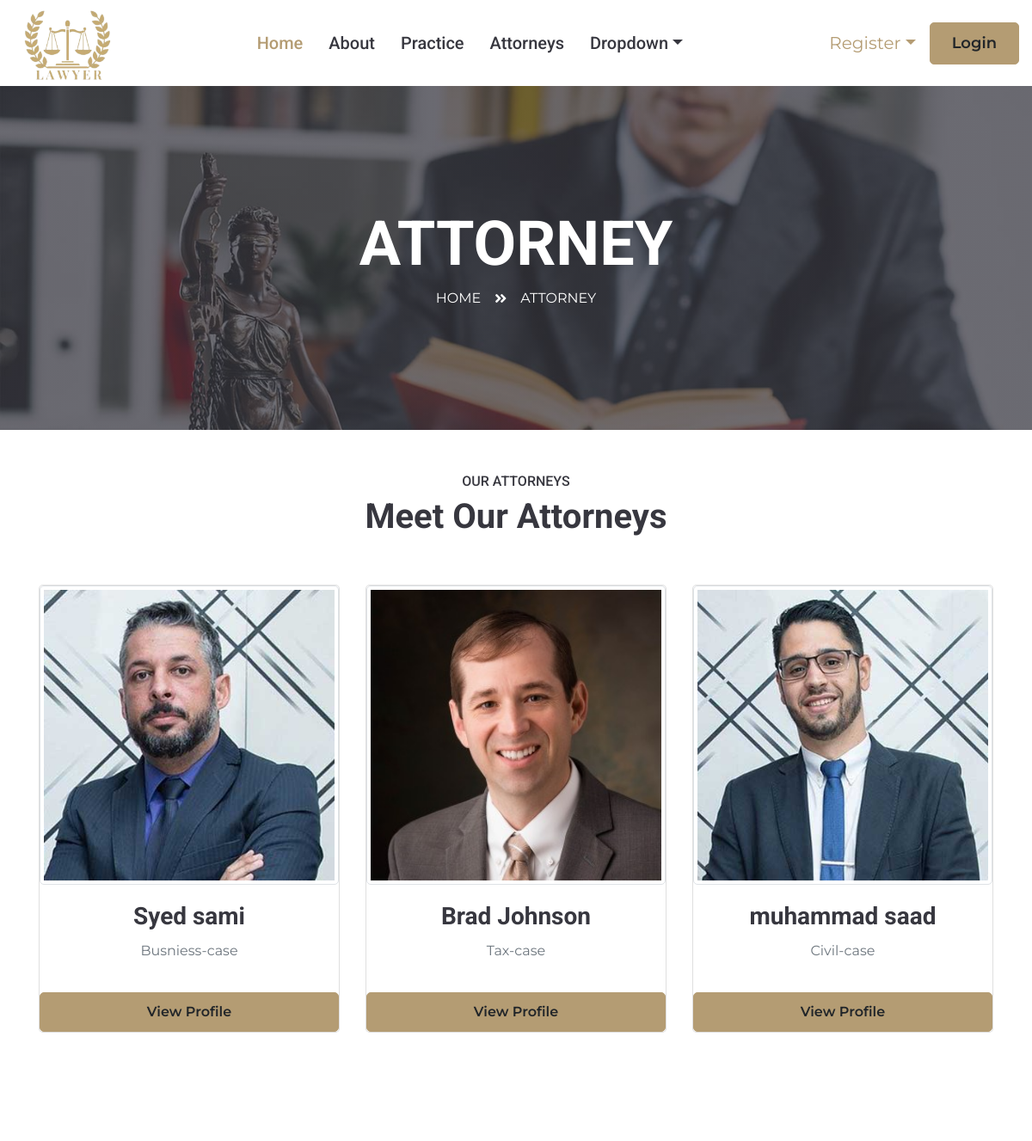
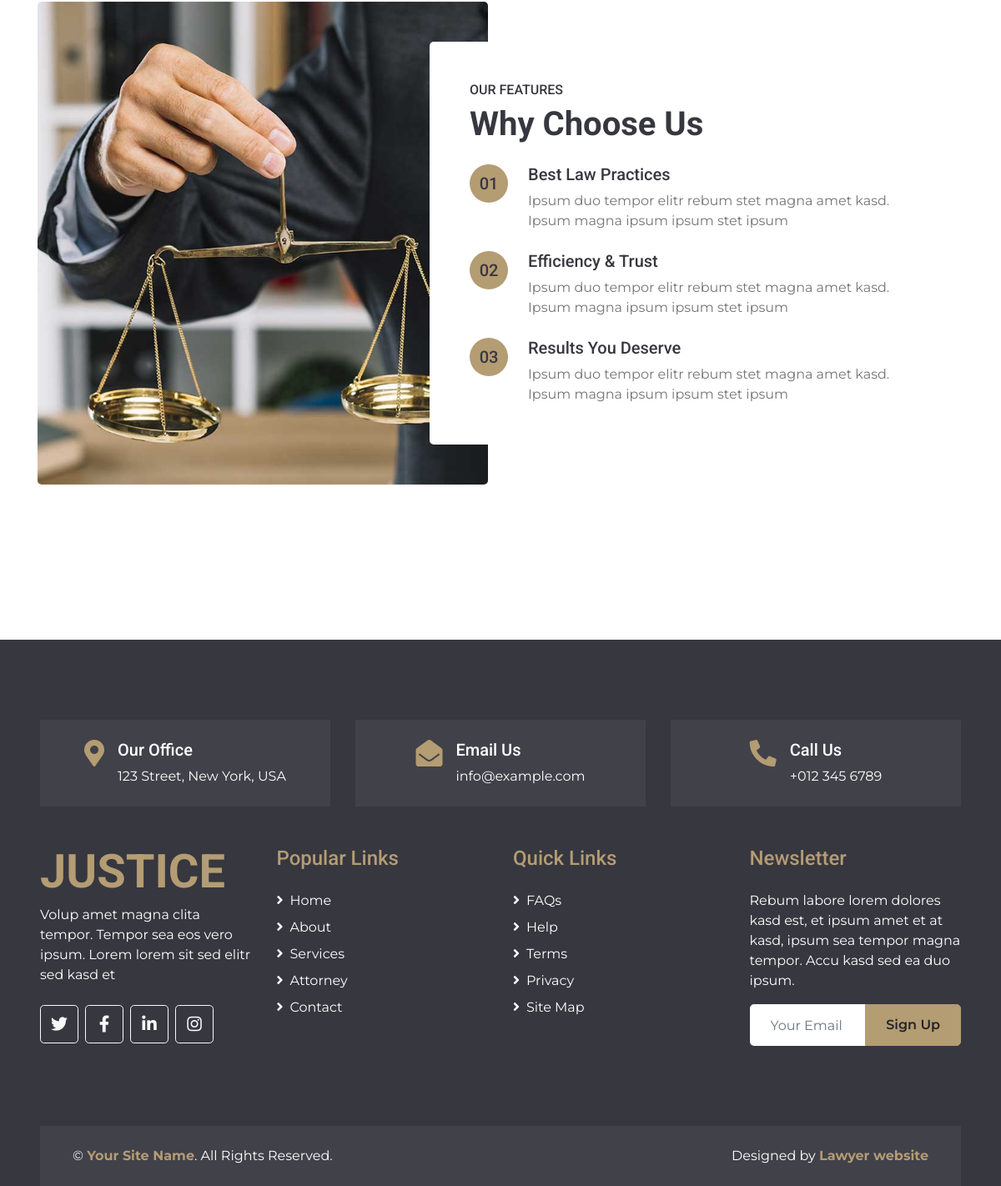
The app's page /team.php with its own data (2 pictures, top to bottom).
### tables this page shows
CREATE TABLE `lawyer` (
  `id` int(255) NOT NULL,
  `name` varchar(255) NOT NULL,
  `case` int(255) NOT NULL,
  `email` varchar(255) NOT NULL,
  `password` varchar(255) NOT NULL,
  `phone` int(255) NOT NULL,
  `experience` varchar(255) NOT NULL,
  `address` text NOT NULL,
  `image` varchar(255) NOT NULL
);

CREATE TABLE `cases` (
  `cid` int(255) NOT NULL,
  `case_name` varchar(255) NOT NULL
);

### team.php (the view, shortened to what this page needs)
<?php
include("header.php");
include("config.php");
$limit=9;
if (isset($_GET['pgno'])) {
    $pgno=$_GET['pgno'];
}else{
    $pgno=1;
}
$start=($pgno-1)*$limit;
$select="SELECT *from `lawyer` as l inner join `cases` as c on l.case=c.cid order by `id` desc limit {$start},{$limit}";
$run_select=mysqli_query($connection,$select);
if (mysqli_num_rows($run_select)) {
?>
<!DOCTYPE html>
<html lang="en">
<head>
</head>
<body>
    <div class="container-fluid bg-page-header" style="margin-bottom: 50px;">
        <div class="container">
            <div class="d-flex flex-column align-items-center justify-content-center" style="min-height: 400px">
                <h3 class="display-3 text-white text-uppercase">Attorney</h3>
                <div class="d-inline-flex text-white">
                    <p class="m-0 text-uppercase"><a class="text-white" href="">Home</a></p>
                    <i class="fa fa-angle-double-right pt-1 px-3"></i>
                    <p class="m-0 text-uppercase">Attorney</p>
                </div>
            </div>
        </div>
    </div>
    <div class="container">
        <div class="text-center ">
            <h6 class="text-uppercase">Our Attorneys</h6>
            <h1 class="mb-2">Meet Our Attorneys</h>
                <h2 class="text-white">Our Team</h2>
                <div class="row ">
        <?php
        while ($row=mysqli_fetch_assoc($run_select)) {
        ?>
                    <div class="col-lg-4 col-md-6 col-sm-12 mb-3">
                        <div class="card">
                            <img src="<?php echo 'admin-panel/image/'.$row['image']?>" class="img-thumbnail" alt="...">
                            <div class="card-body">
                                <h3 class="card-title"><?php echo $row['name']?></h3>
                                <p class="text-muted"><?php echo $row['case_name']?></p>
                            </div>
                            <a href="lawyertemp.php?id=<?php echo $_SESSION['lawyer_id']?>" class="btn btn-primary">View Profile</a>
                        </div>
                    </div>
                <?php
                 }
                }
                ?>
                </div>
        </div>
    </div>
    <div class="container-fluid py-5">
        <div class="container py-5">
            <div class="row">
                <div class="col-lg-6" style="min-height: 500px;">
                    <div class="position-relative h-100 rounded overflow-hidden">
                        <img class="position-absolute w-100 h-100" src="img/feature.jpg" style="object-fit: cover;">
                    </div>
                </div>
                <div class="col-lg-6 pt-5 pb-lg-5">
                    <div class="feature-text bg-white rounded p-lg-5">
                        <h6 class="text-uppercase">Our Features</h6>
                        <h1 class="mb-4">Why Choose Us</h1>
                        <div class="d-flex mb-4">
                            <div class="btn-primary btn-lg-square px-3" style="border-radius: 50px;">
                                <h5 class="text-secondary m-0">01</h5>
                            </div>
                            <div class="ml-4">
                                <h5>Best Law Practices</h5>
                                <p class="m-0">Ipsum duo tempor elitr rebum stet magna amet kasd. Ipsum magna ipsum
                                    ipsum stet ipsum</p>
                            </div>
                        </div>
                        <div class="d-flex mb-4">
                            <div class="btn-primary btn-lg-square px-3" style="border-radius: 50px;">
                                <h5 class="text-secondary m-0">02</h5>
                            </div>
                            <div class="ml-4">
                                <h5>Efficiency & Trust</h5>
                                <p class="m-0">Ipsum duo tempor elitr rebum stet magna amet kasd. Ipsum magna ipsum
                                    ipsum stet ipsum</p>
                            </div>
                        </div>
                        <div class="d-flex">
                            <div class="btn-primary btn-lg-square px-3" style="border-radius: 50px;">
                                <h5 class="text-secondary m-0">03</h5>
                            </div>
                            <div class="ml-4">
                                <h5>Results You Deserve</h5>
                                <p class="m-0">Ipsum duo tempor elitr rebum stet magna amet kasd. Ipsum magna ipsum
                                    ipsum stet ipsum</p>
                            </div>
                        </div>
                    </div>
                </div>
            </div>
        </div>
    </div>
</body>
<?php
include("footer.php");
?>
</html>

### records on screen
lawyer: image (picture), name "Syed sami", case.case_name "Busniess-case"
lawyer: image (picture), name "Brad Johnson", case.case_name "Tax-case"
lawyer: image (picture), name "muhammad saad", case.case_name "Civil-case"
